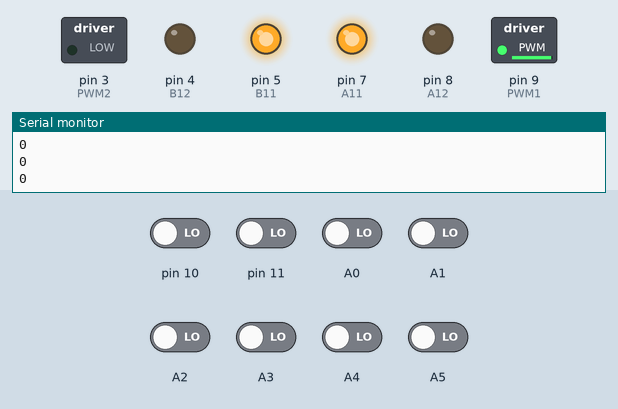
Bench run of a sketch on a simulated Arduino Mega 2560, built with avr-gcc and run on an emulated ATmega2560. Shown: switched loads named in the sketch (green lamp = pin HIGH), output pins drawn as LEDs (lit = HIGH), the last lines printed to the serial monitor. The test bench sets the inputs (shaded band); at power-on: A0–5, pin 10, pin 11 LOW.

Above: at 11.2 s.
11.3 s: A2 driven HIGH
At 12.5 s:
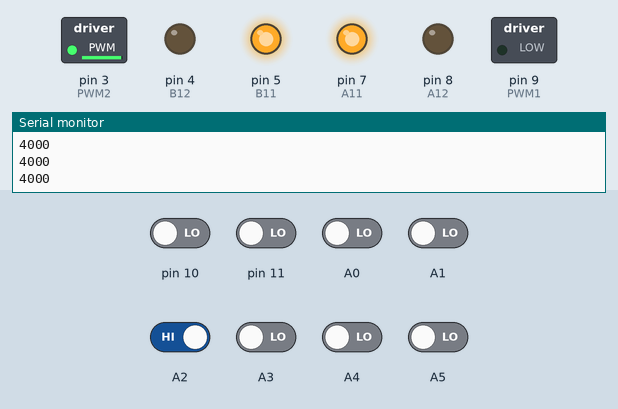
12.8 s: A1 driven HIGH
At 13.8 s:
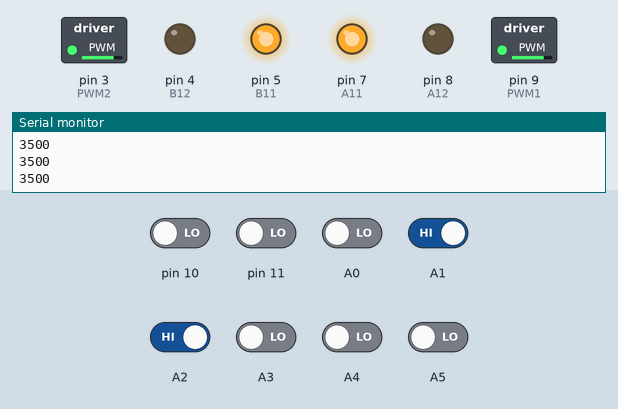
14.3 s: pin 10 driven HIGH
At 15.1 s:
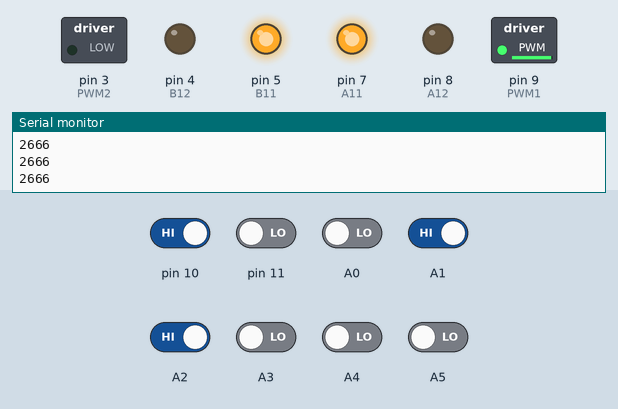
15.8 s: A3 driven HIGH
At 17.0 s:
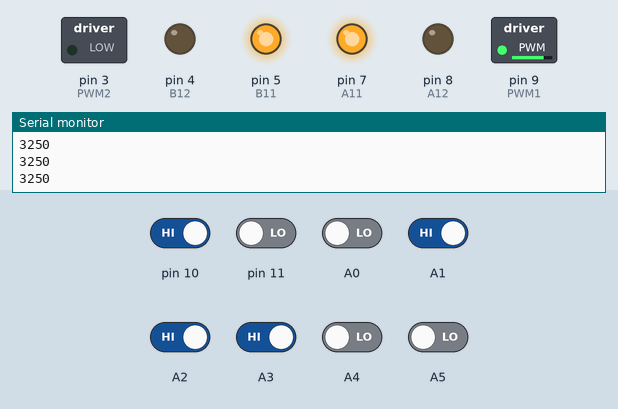
17.3 s: A1 driven LOW
At 18.5 s:
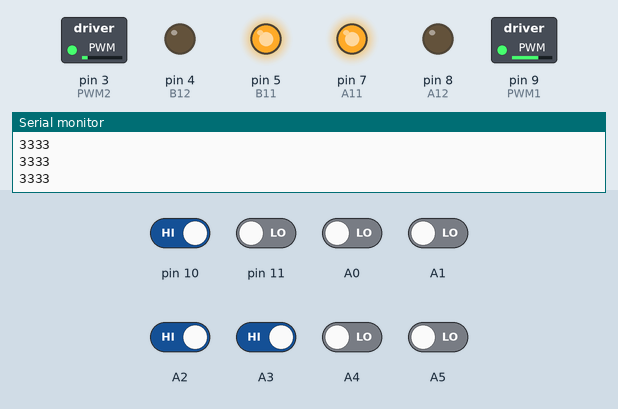
18.8 s: pin 10 driven LOW
At 19.5 s:
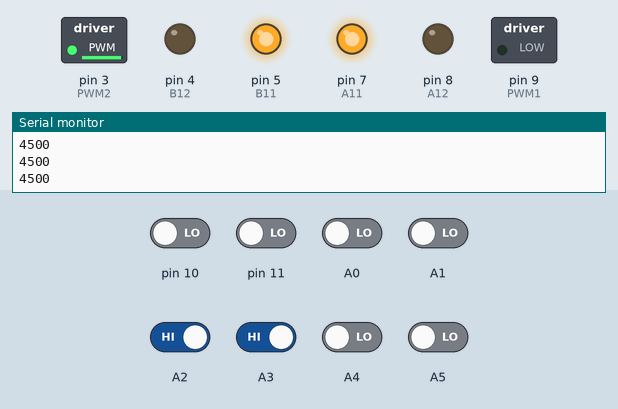
Timing chart, 0 to 21.3 s (numbered marks = the images above; inputs shaded):
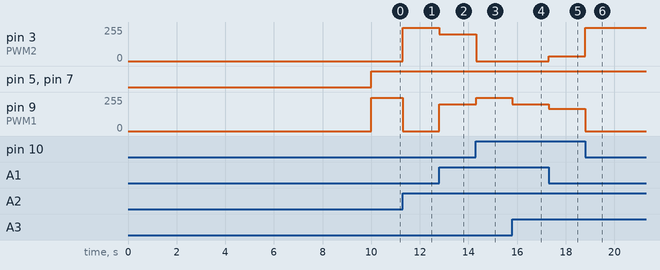

The sketch:

lfr_8_sensor_check.ino
```cpp
//edison science corner

#include <QTRSensors.h>
QTRSensors qtr;
const uint8_t SensorCount = 8;
uint16_t sensorValues[SensorCount];
float Kp = 0.4;
float Ki = 0;
float Kd =0;
int P;
int I;
int D;
int lastError = 0;
boolean onoff = false;

const uint8_t maxspeeda = 250;
const uint8_t maxspeedb = 250;
const uint8_t basespeeda = 100;
const uint8_t basespeedb = 100;


#define PWM1 9
#define PWM2 3
#define A11 7
#define A12 8
#define B11 5
#define B12 4

int buttoncalibrate = 17;//pin A3
int buttonstart = 2;

void setup() {
  Serial.begin(9600);

 qtr.setTypeRC();
qtr.setSensorPins((const uint8_t[]){11, 10,A0, A1, A2, A3, A4, A5}, SensorCount);

  qtr.setEmitterPin(-1);//LEDON PIN
  pinMode(10, INPUT);
  pinMode(11, INPUT);
  pinMode(A0,INPUT);
  pinMode(A1, INPUT);
  pinMode(A2,INPUT);
  pinMode(A3, INPUT);
  pinMode(A4, INPUT);
  pinMode(A5,INPUT);
  pinMode(PWM1, OUTPUT);
  pinMode(PWM2, OUTPUT);
  pinMode(A11, OUTPUT);
   pinMode(A12, OUTPUT);
  pinMode(B11, OUTPUT);
   pinMode(B12, OUTPUT);
 // delay(500);
 // pinMode(LED_BUILTIN, OUTPUT);

  boolean Ok = false;
  while (Ok == false) {
    //if(digitalRead(buttoncalibrate) == HIGH) {
      calibration();
      Ok = true;
  // }
  }
  //forward_brake(0, 0);
}

void calibration() {
  digitalWrite(13, HIGH);
  for (uint16_t i = 0; i < 400; i++)
  {
    qtr.calibrate();
  }
  digitalWrite(13, LOW);
}

void loop() {
  uint16_t position = qtr.readLineBlack(sensorValues);
  Serial.println(position);
  // if(digitalRead(buttonstart) == HIGH) {
  //   onoff =! onoff;
  //   if(onoff = true) {
  //     delay(1000);
  //   }
  //   else {
  //     delay(50);
  //   }
  // }
  // if (onoff == true) {
    if(digitalRead(10)&&digitalRead(11)&&digitalRead(A0)&& digitalRead(A1)&&digitalRead(A2)&&digitalRead(A3)&&digitalRead(A4)&&digitalRead(A5))
    {
      forward_brake(0, 0);
    }
    else if(position==3500)
{
  forward_brake(200, 200);
}
    else
   PID_control();
  // }
  // else {
  //   forward_brake(0,0);
  // }
}
void forward_brake(int posa, int posb) {
  analogWrite(PWM1, posa);
  analogWrite(PWM2, posb);
  digitalWrite(A11, HIGH);
  digitalWrite(B11, HIGH);

}
void PID_control() {
  uint16_t position = qtr.readLineBlack(sensorValues);
  int error = 3500 - position;

  P = error;
  I = I + error;
  D = error - lastError;
  lastError = error;
  int motorspeed = P*Kp + I*Ki + D*Kd;

  int motorspeeda = basespeeda + motorspeed;
  int motorspeedb = basespeedb - motorspeed;

  if (motorspeeda > maxspeeda) {
    motorspeeda = maxspeeda;
  }
  if (motorspeedb > maxspeedb) {
    motorspeedb = maxspeedb;
  }
  if (motorspeeda < 0) {
    motorspeeda = 0;
  }
  if (motorspeedb < 0) {
    motorspeedb = 0;
  }
  forward_brake(motorspeeda, motorspeedb);
}
```

Measured:
- after the input at 11.3 s, pin 3 (PWM2): 0/255 → 250/255 at once; pin 9 (PWM1): 250/255 → 0/255 at once
- after the input at 12.8 s, pin 3 (PWM2): 250/255 → 200/255 at once; pin 9 (PWM1): 0/255 → 200/255 at once
- after the input at 14.3 s, pin 3 (PWM2): 200/255 → 0/255 at once; pin 9 (PWM1): 200/255 → 250/255 at once
- after the input at 15.8 s, pin 9 (PWM1): 250/255 → 200/255 at once
- after the input at 17.3 s, pin 3 (PWM2): 0/255 → 34/255 at once; pin 9 (PWM1): 200/255 → 166/255 at once
- after the input at 18.8 s, pin 3 (PWM2): 34/255 → 250/255 at once; pin 9 (PWM1): 166/255 → 0/255 at once
